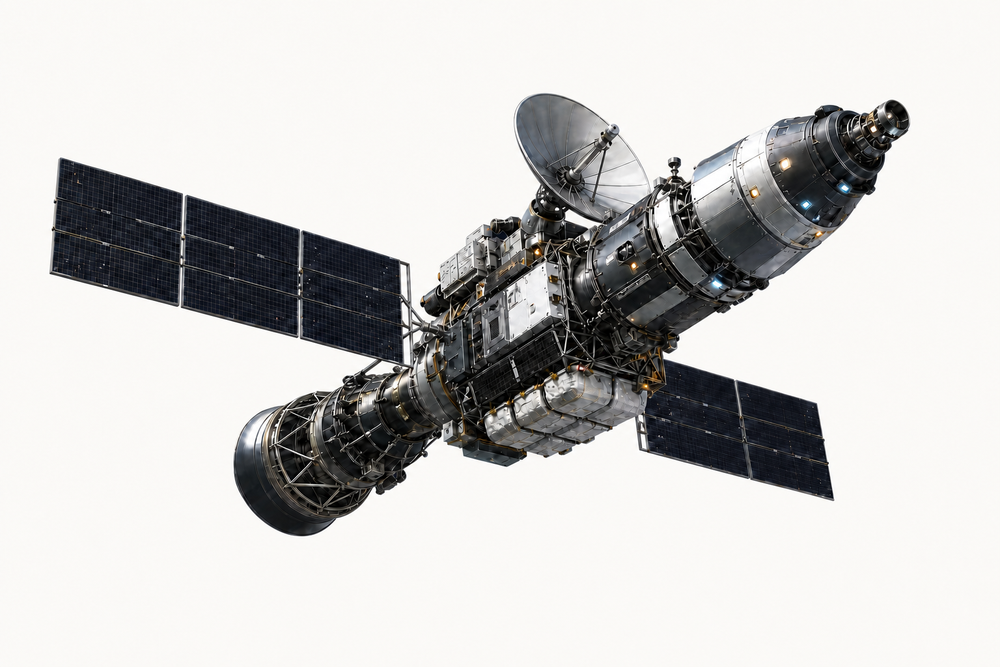
#> input picture docs/presentation/v6-demo/assets/spacecraft-light.png, 1000 x 667 px, shrunk from 1536 x 1024 before the run
$ python remove_spacecraft_background.py
#> lines starting #> are read from the running program, lines starting #| are printed output that depends on the picture
"""Create a real-alpha spacecraft cutout from the light-background source."""

from collections import deque
from pathlib import Path
from statistics import median

from PIL import Image, ImageFilter

HERE = Path(__file__).resolve().parent
SOURCE = HERE / "assets" / "spacecraft-light.png"
OUTPUT = HERE / "assets" / "spacecraft-transparent.png"


def main() -> None:
    source = Image.open(SOURCE).convert("RGB")
#> source is the input picture: PIL image 1000x667 RGB; mean R, G, B 202.7, 201.9, 200.6
    width, height = source.size
#> width = 1000; height = 667
    pixels = source.load()

    border = []
    for x in range(width):
        border.extend((pixels[x, 0], pixels[x, height - 1]))
#> after the loop, border = 2000 items, first 6: (249, 248, 246), (250, 248, 246), (250, 249, 247), (251, 250, 247), (250, 249, 247), (250, 250, 247)
    for y in range(height):
        border.extend((pixels[0, y], pixels[width - 1, y]))
#> after the loop, border = 3334 items, first 6: (249, 248, 246), (250, 248, 246), (250, 249, 247), (251, 250, 247), (250, 249, 247), (250, 250, 247)
    background = tuple(int(median(channel)) for channel in zip(*border, strict=True))
#> background = (250, 249, 246)

    visited = bytearray(width * height)
    queue: deque[int] = deque()

    def is_background(x: int, y: int) -> bool:
        red, green, blue = pixels[x, y]
        distance = (
            (red - background[0]) ** 2
            + (green - background[1]) ** 2
            + (blue - background[2]) ** 2
        )
        return min(red, green, blue) >= 195 and distance <= 48**2

    def enqueue(x: int, y: int) -> None:
        offset = y * width + x
        if not visited[offset] and is_background(x, y):
            visited[offset] = 1
            queue.append(offset)

    for x in range(width):
        enqueue(x, 0)
        enqueue(x, height - 1)
#> this loop made 1000 passes
    for y in range(height):
        enqueue(0, y)
        enqueue(width - 1, y)
#> this loop made 667 passes

    while queue:
        offset = queue.popleft()
        x = offset % width
        y = offset // width
        if x:
            enqueue(x - 1, y)
        if x + 1 < width:
            enqueue(x + 1, y)
        if y:
            enqueue(x, y - 1)
        if y + 1 < height:
            enqueue(x, y + 1)

    alpha = Image.new("L", source.size, 255)
#> alpha: PIL image 1000x667 L; every value is 255
    alpha_pixels = alpha.load()
    for offset, is_clear in enumerate(visited):
        if is_clear:
            alpha_pixels[offset % width, offset // width] = 0

    alpha = alpha.filter(ImageFilter.GaussianBlur(0.7))
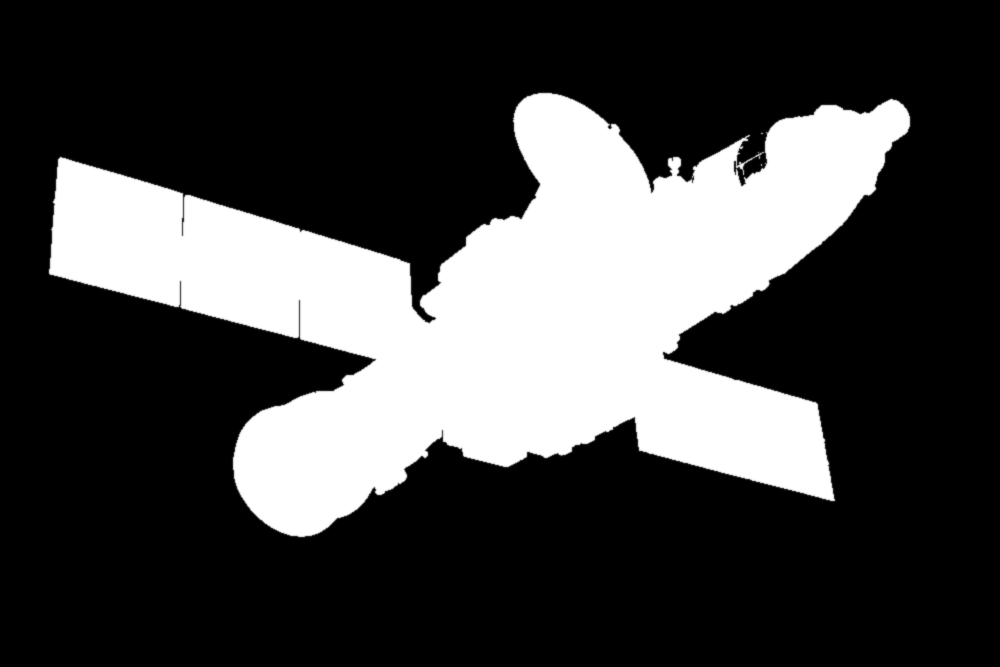
#> alpha: PIL image 1000x667 L; min 0, max 255, mean 67.7
    result = source.convert("RGBA")
    result.putalpha(alpha)
    result.save(OUTPUT, optimize=True)

    alpha_extrema = alpha.getextrema()
    clear_pixels = alpha.histogram()[0]
    print(f"output={OUTPUT}")
    print(f"background={background} alpha_extrema={alpha_extrema} clear_pixels={clear_pixels}")
#| background=(250, 249, 246) alpha_extrema=(0, 255) clear_pixels=482200


if __name__ == "__main__":
    main()
